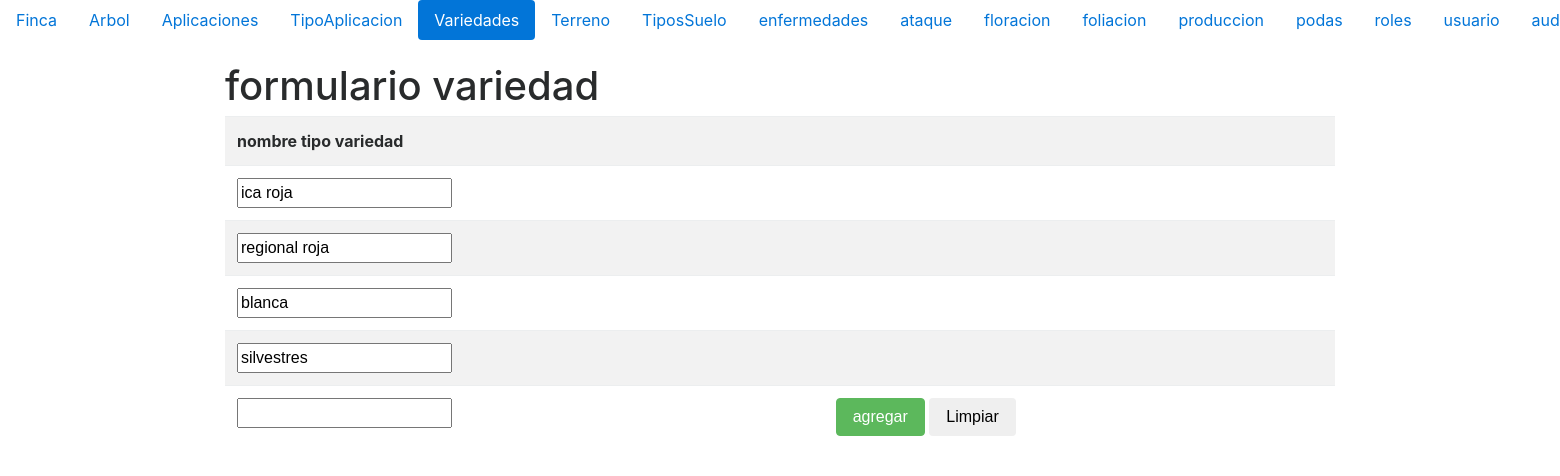
/formulariovariedades.php (signed in), run on the app's committed database.
### tables this page shows
CREATE TABLE `variedades` (
  `idvariedades` tinyint(3) NOT NULL,
  `nombrevariedades` varchar(70) NOT NULL
);

### variedades.php (called while the page is built, shortened)
<?php
  class variedades {
      private $_conexion;
      private $_paginacion =10;
      function __construct ($conexion,$idvariedades,$nombrevariedades){
          $this->_conexion=$conexion;
        }
  function getRol($idusuario){
        $roles=mysqli_query($this->_conexion, "SELECT ".static::class."roles AS elpermiso FROM roles WHERE idRoles IN(SELECT idrolUsuario FROM usuario WHERE idusuario =$idusuario)") or die (mysqli_error($this->_conexion));
        $unregistro=mysqli_fetch_array($roles);
        return $unregistro['elpermiso'];
    }
    function listar ($pagina){
        if ($pagina<=0){
            $listado=mysqli_query($this->_conexion,"SELECT * FROM variedades ORDER BY idvariedades") or die (mysqli_error($this->_conexion));
        }else{
            $paginacionMax = $pagina *$this->_paginacion;
            $paginacionMin = $paginacionMax - $this->_paginacion;
            $listado=mysqli_query($this->_conexion,"SELECT* FROM variedades ORDER BY idvariedades LIMIT $paginacionMin, $paginacionMax") or die (mysqli_error($this->conexion));
        }
        return $listado;
    }
  }
 ?>

### formulariovariedades.php (the view, shortened to what this page needs)
 <!DOCTYPE html>
 <?php
   if (isset($_SESSION['id'])){
?>
<html>
<head>
  <link rel="stylesheet" href="css/bootstrap.min.css">
         <link href="https://maxcdn.bootstrapcdn.com/font-awesome/4.7.0/css/font-awesome.min.css" rel="stylesheet">
        </head>
    <body>
    <?php
   include_once("menu.php");
   $pagina = isset($_GET['pag'])?$_GET['pag']:1;
?>
<div class="container">
<header>
    <h1>formulario variedad</h1>
    </header>
    <table class="table table-striped">
    <tbody>
        <tr>
        <th scope="col">nombre tipo variedad</th>
         <th scope="col"></th>
        </tr>
<?php
$objetoconexion = new conexion();
$conexion =$objetoconexion->conectar();
include_once("../modelo/variedades.php");
$objetovariedades = new variedades($conexion,0,'nombrevariedades');
$listavariedadess = $objetovariedades->listar($pagina);
$permiso = $objetovariedades->getRol($_SESSION['id']);
if (stripos($permiso,"r")!==false){
while($unregistro =mysqli_fetch_array($listavariedadess)){
    echo '<tr><form id="fmodificarvariedades"'.$unregistro["idvariedades"].' action="../controlador/controladorvariedades.php"
    method="post">';
    echo '<td><input type="hidden" name="fidvariedades"   value="'.$unregistro['idvariedades'].'">';
    echo '  <input type="text" name="fnombrevariedades"  value="'.$unregistro['nombrevariedades'].'"></td>';
     echo '<td>';
            echo '</form></tr>';
    }
}
?>
<?php
    if (stripos($permiso,"c")!==false){
?>
<tr><form id="fingresarvariedades" action="../controlador/controladorvariedades.php" method="post">
<td><input type="hidden" name="fidvariedades" value="0">
<input type="text" name="fnombrevariedades"></td>
<td><button type="submit" class="btn btn-success" name="fenviar" value="ingresar">agregar</button>
<button type="reset" class="btn" name="fenviar" value="limpiar">Limpiar</button></td>
</form> </tr>
<?php
   }
?>
</tbody>
</table>
</div>
</body>
</html>
<?php
}else{
       header("location:../index.php");
   }
?>

### data on the page
variedades: fnombrevariedades "ica roja"
variedades: fnombrevariedades "regional roja"
variedades: fnombrevariedades "blanca"
variedades: fnombrevariedades "silvestres"
